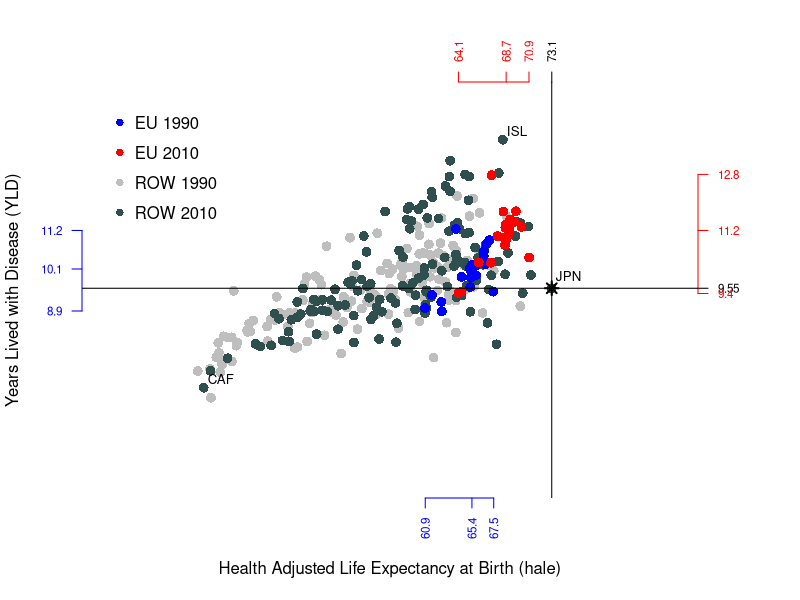
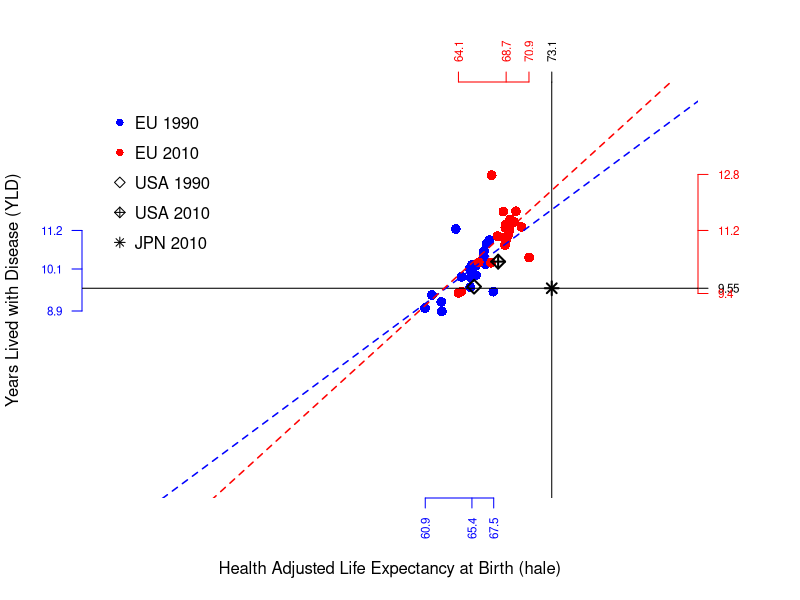
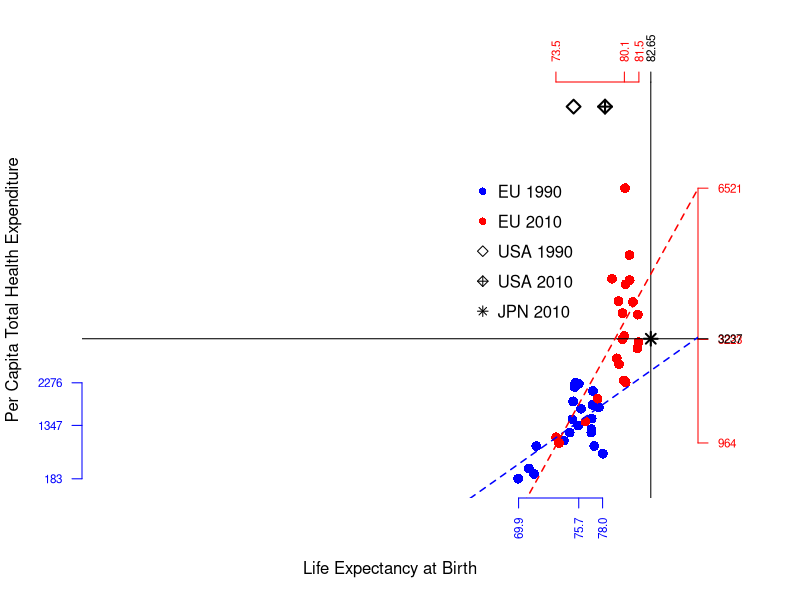
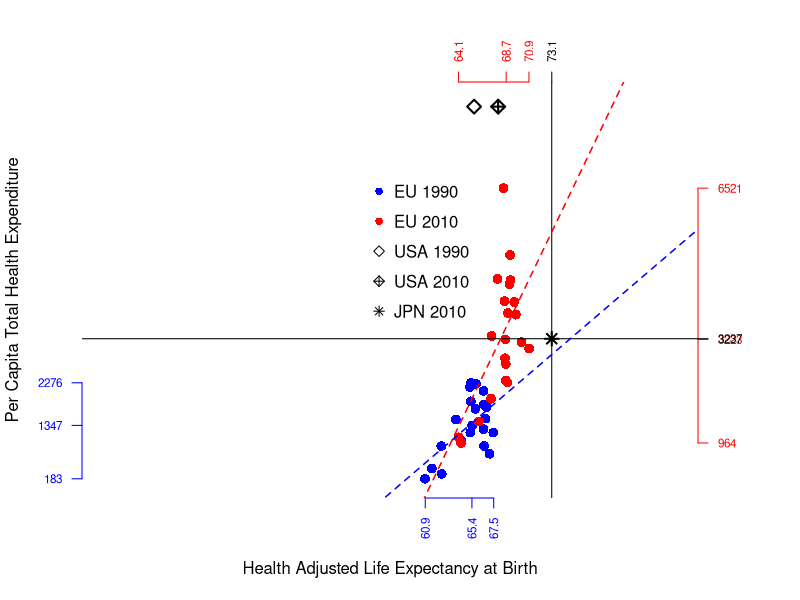
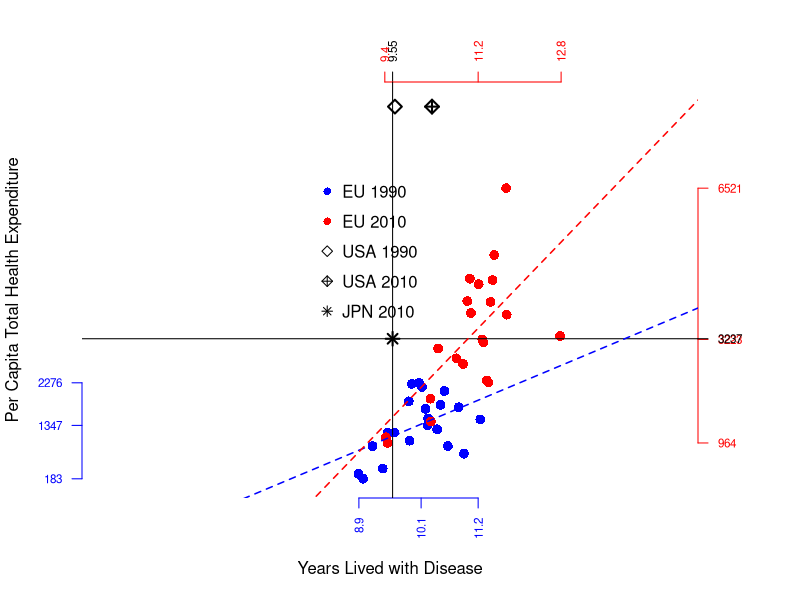
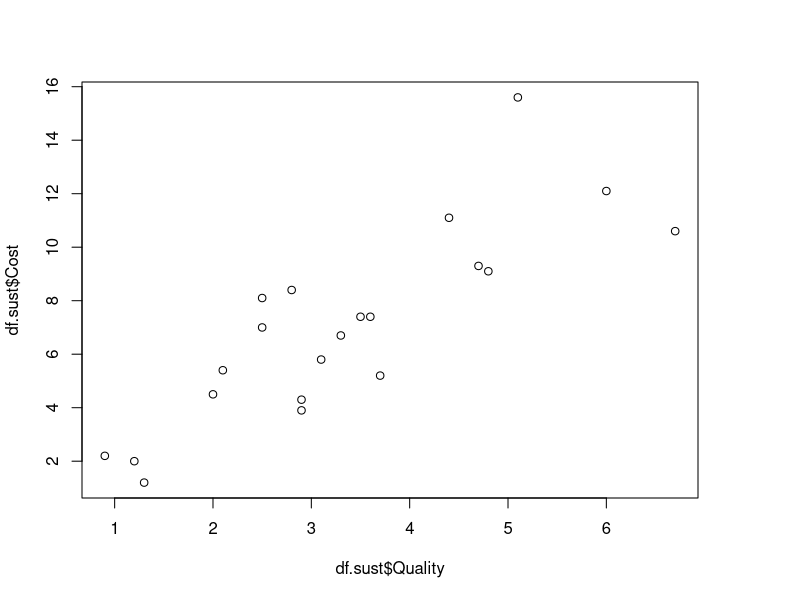
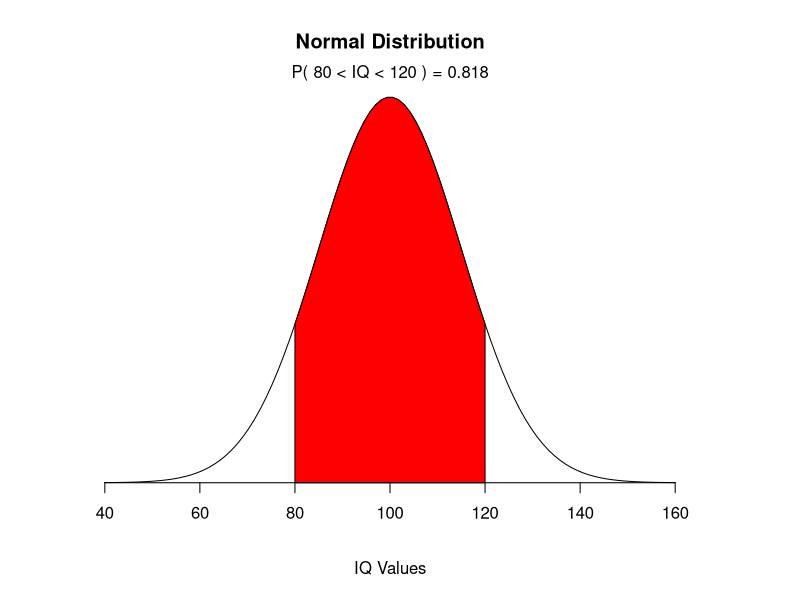

Write the R code that produced these figures, in order.
## ---- chunk 1
knitr::opts_chunk$set(echo = TRUE)
require(data.table)

## ---- chunk 2


data.EU.1990 <- read.csv("Output_EU_1990.csv")
data.EU.2010 <- read.csv("Output_EU_2010.csv")
data.ROW.1990 <- read.csv("Output_ROW_1990.csv")
data.ROW.2010 <- read.csv("Output_ROW_2010.csv")

head(data.EU.1990)
head(data.EU.2010)
head(data.ROW.1990)
head(data.ROW.2010)

attach(data.EU.1990)
attach(data.EU.2010)
attach(data.ROW.1990)
attach(data.ROW.2010)

df.EU.1990 <- data.frame(country=data.EU.1990$country, le=data.EU.1990$le, hale=data.EU.1990$hale, yld=data.EU.1990$yld, the=data.EU.1990$the)

df.EU.2010 <- data.frame(country=data.EU.2010$country, le=data.EU.2010$le,hale=data.EU.2010$hale, yld=data.EU.2010$yld, the=data.EU.2010$the)

df.ROW.1990 <- data.frame(country=data.ROW.1990$country, le=data.ROW.1990$le,hale=data.ROW.1990$hale, yld=data.ROW.1990$yld, the=data.ROW.1990$the)

df.ROW.2010 <- data.frame(country=data.ROW.2010$country, le=data.ROW.2010$le,hale=data.ROW.2010$hale, yld=data.ROW.2010$yld, the=data.ROW.2010$the)

df.EU.1990
df.EU.2010
df.ROW.1990
df.ROW.2010

ID.ROW.1 <- "JPN"
ID.ROW.2 <- "USA"

# Constant Scale in Graphs

lim.le <- c(30, 85)
lim.yld <- c(4, 15)
lim.hale <- c(30, 85)
lim.the <- c(100, 8500)

## ---- chunk 3
par(mar=c(5, 4, 4, 5) + 0.1)

plot(df.ROW.1990$hale, df.ROW.1990$yld, xlab="Health Adjusted Life Expectancy at Birth (hale)", ylab="Years Lived with Disease (YLD)", type="p", col="grey", pch = 16, cex = 1.3, lty = "solid", lwd = 2, xlim=lim.hale, ylim=lim.yld, axes=FALSE, frame.plot=FALSE)

points(df.ROW.2010$hale, df.ROW.2010$yld, col="darkslategrey", pch = 16, cex = 1.3, lty = "solid", lwd = 2)


points(df.EU.1990$hale, df.EU.1990$yld, col="blue", pch = 16, cex = 1.3, lty = "solid", lwd = 2)

points(df.EU.2010$hale, df.EU.2010$yld,  col="red", pch = 16, cex = 1.3, lty = "solid", lwd = 2)

points(df.ROW.2010$hale[df.ROW.2010$country == ID.ROW.1], df.ROW.2010$yld[df.ROW.2010$country == ID.ROW.1], col="black", pch = 8, cex = 1.3, lty = "solid", lwd = 2)

axis(1, at=c(round(min(df.EU.1990$hale), 1), round(median(df.EU.1990$hale), 1), round(max(df.EU.1990$hale), 1)), col.axis="blue", col="blue", las=2, cex.axis=0.7,  tick=-.01)

axis(3, at=round(df.ROW.2010$hale[df.ROW.2010$country == ID.ROW.1], 2), col.axis="black", col="black", las=2, cex.axis=0.7,  tick=-.01)

axis(2, at=c(round(min(df.EU.1990$yld), 1), round(median(df.EU.1990$yld), 1), round(max(df.EU.1990$yld), 1)), col.axis="blue", col="blue",las=2, cex.axis=0.7, tick=-.01)

axis(4, at=round(df.ROW.2010$yld[df.ROW.2010$country == ID.ROW.1], 2), col.axis="black", col="black", las=2, cex.axis=0.7,  tick=-.01)

axis(3, at=c(round(min(df.EU.2010$hale), 1), round(median(df.EU.2010$hale), 1), round(max(df.EU.2010$hale), 1)), col.axis="red", col="red",las=2, cex.axis=0.7,  tick=-.01)

axis(4, at=c(round(min(df.EU.2010$yld), 1), round(median(df.EU.2010$yld), 1), round(max(df.EU.2010$yld), 1)), col.axis="red", col="red", las=2, cex.axis=0.7, tick=-.01)

legend(30, 15, c("EU 1990","EU 2010","ROW 1990", "ROW 2010"), col=c("blue", "red", "grey", "darkslategrey"), bty="n", y.intersp=1.5, pch=c(16,16,16,16), cex = 1)


text(df.ROW.2010$hale[df.ROW.2010$country == ID.ROW.1], df.ROW.2010$yld[df.ROW.2010$country == ID.ROW.1]+.3, labels=paste(ID.ROW.1, ""), cex= .8, pos=4, offset = .2)

abline(h=df.ROW.2010$yld[df.ROW.2010$country == ID.ROW.1], v=df.ROW.2010$hale[df.ROW.2010$country == ID.ROW.1], lty=1, lwd=1)

ID.min = df.ROW.2010$country[df.ROW.2010$yld == min(df.ROW.2010$yld)]
ID.min

ID.max = df.ROW.2010$country[df.ROW.2010$yld == max(df.ROW.2010$yld)]
ID.max

text(df.ROW.2010$hale[df.ROW.2010$country == ID.min], df.ROW.2010$yld[df.ROW.2010$country == ID.min]+.2, labels=ID.min, cex= .8, pos=4, offset = .2)

text(df.ROW.2010$hale[df.ROW.2010$country == ID.max], df.ROW.2010$yld[df.ROW.2010$country == ID.max]+.2, labels=ID.max, cex= .8, pos=4, offset = .2)

## ---- chunk 4
par(mar=c(5, 4, 4, 5) + 0.1)

plot(df.EU.1990$hale, df.EU.1990$yld, xlab="Health Adjusted Life Expectancy at Birth (hale)", ylab="Years Lived with Disease (YLD)", col="blue", pch = 16, cex = 1.3, lty = "solid", lwd = 2, xlim=lim.hale, ylim=lim.yld, axes=FALSE, frame.plot=FALSE)

points(df.EU.2010$hale, df.EU.2010$yld,  col="red", pch = 16, cex = 1.3, lty = "solid", lwd = 2)

points(df.ROW.1990$hale[df.ROW.1990$country == ID.ROW.2], df.ROW.1990$yld[df.ROW.1990$country == ID.ROW.2],  col="black", pch = 5, cex = 1.3, lty = "solid", lwd = 2)

points(df.ROW.2010$hale[df.ROW.2010$country == ID.ROW.2], df.ROW.2010$yld[df.ROW.2010$country == ID.ROW.2],  col="black", pch = 9, cex = 1.3, lty = "solid", lwd = 2)

axis(1, at=c(round(min(df.EU.1990$hale), 1), round(median(df.EU.1990$hale), 1), round(max(df.EU.1990$hale), 1)), col.axis="blue", col="blue", las=2, cex.axis=0.7,  tick=-.01)

axis(3, at=round(df.ROW.2010$hale[df.ROW.2010$country == ID.ROW.1], 2), col.axis="black", col="black", las=2, cex.axis=0.7,  tick=-.01)

axis(2, at=c(round(min(df.EU.1990$yld), 1), round(median(df.EU.1990$yld), 1), round(max(df.EU.1990$yld), 1)), col.axis="blue", col="blue",las=2, cex.axis=0.7, tick=-.01)

axis(4, at=round(df.ROW.2010$yld[df.ROW.2010$country == ID.ROW.1], 2), col.axis="black", col="black", las=2, cex.axis=0.7,  tick=-.01)

axis(3, at=c(round(min(df.EU.2010$hale), 1), round(median(df.EU.2010$hale), 1), round(max(df.EU.2010$hale), 1)), col.axis="red", col="red",las=2, cex.axis=0.7,  tick=-.01)

axis(4, at=c(round(min(df.EU.2010$yld), 1), round(median(df.EU.2010$yld), 1), round(max(df.EU.2010$yld), 1)), col.axis="red", col="red", las=2, cex.axis=0.7, tick=-.01)

legend(30, 15, c("EU 1990","EU 2010","USA 1990", "USA 2010", "JPN 2010"), col=c("blue", "red", "black", "black", "black"), bty="n", y.intersp=1.5, pch=c(16,16, 5, 9, 8), cex = 1)

points(df.ROW.2010$hale[df.ROW.2010$country == ID.ROW.1], df.ROW.2010$yld[df.ROW.2010$country == ID.ROW.1], col="black", pch = 8, cex = 1.3, lty = "solid", lwd = 2)

abline(h=df.ROW.2010$yld[df.ROW.2010$country == ID.ROW.1], v=df.ROW.2010$hale[df.ROW.2010$country == ID.ROW.1], lty=1, lwd=1)


fun.EU.1990 <- lm(df.EU.1990$yld ~ df.EU.1990$hale)
abline(fun.EU.1990, lty = 2, col="blue", lwd=1.5)
summary(fun.EU.1990)
confint(fun.EU.1990)

fun.EU.2010 <- lm(df.EU.2010$yld ~ df.EU.2010$hale)
abline(fun.EU.2010, lty = 2, col="red", lwd=1.5)
summary(fun.EU.2010)
confint(fun.EU.2010)

## ---- chunk 5
par(mar=c(5, 4, 4, 5) + 0.1)

plot(df.EU.1990$le, df.EU.1990$the, xlab="Life Expectancy at Birth", ylab="Per Capita Total Health Expenditure", col="blue", pch = 16, cex = 1.3, lty = "solid", lwd = 2, xlim=lim.le, ylim=lim.the, axes=FALSE, frame.plot=FALSE)

points(df.EU.2010$le, df.EU.2010$the,  col="red", pch = 16, cex = 1.3, lty = "solid", lwd = 2)

points(df.ROW.1990$le[df.ROW.1990$country == ID.ROW.2], df.ROW.1990$the[df.ROW.1990$country == ID.ROW.2],  col="black", pch = 5, cex = 1.3, lty = "solid", lwd = 2)

points(df.ROW.2010$le[df.ROW.2010$country == ID.ROW.2], df.ROW.2010$the[df.ROW.2010$country == ID.ROW.2],  col="black", pch = 9, cex = 1.3, lty = "solid", lwd = 2)

legend(65, 7000, c("EU 1990","EU 2010","USA 1990", "USA 2010", "JPN 2010"), col=c("blue", "red", "black", "black", "black"), bty="n", y.intersp=1.5, pch=c(16,16, 5, 9, 8), cex = 1)

axis(1, at=c(round(min(df.EU.1990$le), 1), round(median(df.EU.1990$le), 1), round(max(df.EU.1990$le), 1)), col.axis="blue", col="blue", las=2, cex.axis=0.7,  tick=-.01)

axis(3, at=round(df.ROW.2010$le[df.ROW.2010$country == ID.ROW.1], 2), col.axis="black", col="black",las=2, cex.axis=0.7, tick=-.01)


low.the.1990 <- round(min(df.EU.1990$the), 0)
median.the.1990 <- round(median(df.EU.1990$the), 0)
high.the.1990 <- round(max(df.EU.1990$the), 0)

axis(2, at=c(low.the.1990,median.the.1990, high.the.1990), col.axis="blue", col="blue",las=2, cex.axis=0.7, tick=-.01)

axis(3, at=c(round(min(df.EU.2010$le), 1), round(median(df.EU.2010$le), 1), round(max(df.EU.2010$le), 1)), col.axis="red", col="red", las=2, cex.axis=0.7, tick=-.01)

low.the.2010 <- round(min(df.EU.2010$the), 0)
median.the.2010 <- round(median(df.EU.2010$the), 0)
high.the.2010 <- round(max(df.EU.2010$the), 0)
japan.the.2010 <- round(df.ROW.2010$the[df.ROW.2010$country == ID.ROW.1], 1)

axis(4, at=c(low.the.2010,median.the.2010, high.the.2010), col.axis="red", col="red",las=2, cex.axis=0.7, tick=-.01)

axis(4, at=japan.the.2010, col.axis="black", col="black",las=2, cex.axis=0.7, tick=-.01)

points(df.ROW.2010$le[df.ROW.2010$country == ID.ROW.1], df.ROW.2010$the[df.ROW.2010$country == ID.ROW.1], col="black", pch = 8, cex = 1.3, lty = "solid", lwd = 2)

abline(h=df.ROW.2010$the[df.ROW.2010$country == ID.ROW.1], v=df.ROW.2010$le[df.ROW.2010$country == ID.ROW.1], lty=1, lwd=1)


fun.EU.1990 <- lm(df.EU.1990$the ~ df.EU.1990$le)
abline(fun.EU.1990, lty = 2, col="blue", lwd=1.5)

fun.EU.2010 <- lm(df.EU.2010$the ~ df.EU.2010$le)
abline(fun.EU.2010, lty = 2, col="red", lwd=1.5)

summary(fun.EU.1990)
summary(fun.EU.2010)

confint(fun.EU.1990)
confint(fun.EU.2010)

## ---- chunk 6
par(mar=c(5, 4, 4, 5) + 0.1)

plot(df.EU.1990$hale, df.EU.1990$the, xlab="Health Adjusted Life Expectancy at Birth", ylab="Per Capita Total Health Expenditure", col="blue", pch = 16, cex = 1.3, lty = "solid", lwd = 2, xlim=lim.hale, ylim=lim.the, axes=FALSE, frame.plot=FALSE)

points(df.EU.2010$hale, df.EU.2010$the,  col="red", pch = 16, cex = 1.3, lty = "solid", lwd = 2)

points(df.ROW.1990$hale[df.ROW.1990$country == ID.ROW.2], df.ROW.1990$the[df.ROW.1990$country == ID.ROW.2],  col="black", pch = 5, cex = 1.3, lty = "solid", lwd = 2)

points(df.ROW.2010$hale[df.ROW.2010$country == ID.ROW.2], df.ROW.2010$the[df.ROW.2010$country == ID.ROW.2],  col="black", pch = 9, cex = 1.3, lty = "solid", lwd = 2)

legend(55, 7000, c("EU 1990","EU 2010","USA 1990", "USA 2010", "JPN 2010"), col=c("blue", "red", "black", "black", "black"), bty="n", y.intersp=1.5, pch=c(16,16, 5, 9, 8), cex = 1)

axis(1, at=c(round(min(df.EU.1990$hale), 1), round(median(df.EU.1990$hale), 1), round(max(df.EU.1990$hale), 1)), col.axis="blue", col="blue", las=2, cex.axis=0.7,  tick=-.01)

axis(3, at=round(df.ROW.2010$hale[df.ROW.2010$country == ID.ROW.1], 2), col.axis="black", col="black",las=2, cex.axis=0.7, tick=-.01)


low.the.1990 <- round(min(df.EU.1990$the), 0)
median.the.1990 <- round(median(df.EU.1990$the), 0)
high.the.1990 <- round(max(df.EU.1990$the), 0)

axis(2, at=c(low.the.1990,median.the.1990, high.the.1990), col.axis="blue", col="blue",las=2, cex.axis=0.7, tick=-.01)

axis(3, at=c(round(min(df.EU.2010$hale), 1), round(median(df.EU.2010$hale), 1), round(max(df.EU.2010$hale), 1)), col.axis="red", col="red", las=2, cex.axis=0.7, tick=-.01)

low.the.2010 <- round(min(df.EU.2010$the), 0)
median.the.2010 <- round(median(df.EU.2010$the), 0)
high.the.2010 <- round(max(df.EU.2010$the), 0)
japan.the.2010 <- round(df.ROW.2010$the[df.ROW.2010$country == ID.ROW.1], 1)

axis(4, at=c(low.the.2010,median.the.2010, high.the.2010), col.axis="red", col="red",las=2, cex.axis=0.7, tick=-.01)

axis(4, at=japan.the.2010, col.axis="black", col="black",las=2, cex.axis=0.7, tick=-.01)

points(df.ROW.2010$hale[df.ROW.2010$country == ID.ROW.1], df.ROW.2010$the[df.ROW.2010$country == ID.ROW.1], col="black", pch = 8, cex = 1.3, lty = "solid", lwd = 2)

abline(h=df.ROW.2010$the[df.ROW.2010$country == ID.ROW.1], v=df.ROW.2010$hale[df.ROW.2010$country == ID.ROW.1], lty=1, lwd=1)


fun.EU.1990 <- lm(df.EU.1990$the ~ df.EU.1990$hale)
abline(fun.EU.1990, lty = 2, col="blue", lwd=1.5)

fun.EU.2010 <- lm(df.EU.2010$the ~ df.EU.2010$hale)
abline(fun.EU.2010, lty = 2, col="red", lwd=1.5)

summary(fun.EU.1990)
summary(fun.EU.2010)

confint(fun.EU.1990)
confint(fun.EU.2010)

## ---- chunk 7
par(mar=c(5, 4, 4, 5) + 0.1)

plot(df.EU.1990$yld, df.EU.1990$the, xlab="Years Lived with Disease", ylab="Per Capita Total Health Expenditure", col="blue", pch = 16, cex = 1.3, lty = "solid", lwd = 2, xlim=lim.yld, ylim=lim.the, axes=FALSE, frame.plot=FALSE)

points(df.EU.2010$yld, df.EU.2010$the,  col="red", pch = 16, cex = 1.3, lty = "solid", lwd = 2)

points(df.ROW.1990$yld[df.ROW.1990$country == ID.ROW.2], df.ROW.1990$the[df.ROW.1990$country == ID.ROW.2],  col="black", pch = 5, cex = 1.3, lty = "solid", lwd = 2)

points(df.ROW.2010$yld[df.ROW.2010$country == ID.ROW.2], df.ROW.2010$the[df.ROW.2010$country == ID.ROW.2],  col="black", pch = 9, cex = 1.3, lty = "solid", lwd = 2)

legend(8, 7000, c("EU 1990","EU 2010","USA 1990", "USA 2010", "JPN 2010"), col=c("blue", "red", "black", "black", "black"), bty="n", y.intersp=1.5, pch=c(16,16, 5, 9, 8), cex = 1)

axis(1, at=c(round(min(df.EU.1990$yld), 1), round(median(df.EU.1990$yld), 1), round(max(df.EU.1990$yld), 1)), col.axis="blue", col="blue", las=2, cex.axis=0.7,  tick=-.01)

axis(3, at=round(df.ROW.2010$yld[df.ROW.2010$country == ID.ROW.1], 2), col.axis="black", col="black",las=2, cex.axis=0.7, tick=-.01)


low.the.1990 <- round(min(df.EU.1990$the), 0)
median.the.1990 <- round(median(df.EU.1990$the), 0)
high.the.1990 <- round(max(df.EU.1990$the), 0)

axis(2, at=c(low.the.1990,median.the.1990, high.the.1990), col.axis="blue", col="blue",las=2, cex.axis=0.7, tick=-.01)

axis(3, at=c(round(min(df.EU.2010$yld), 1), round(median(df.EU.2010$yld), 1), round(max(df.EU.2010$yld), 1)), col.axis="red", col="red", las=2, cex.axis=0.7, tick=-.01)

low.the.2010 <- round(min(df.EU.2010$the), 0)
median.the.2010 <- round(median(df.EU.2010$the), 0)
high.the.2010 <- round(max(df.EU.2010$the), 0)
japan.the.2010 <- round(df.ROW.2010$the[df.ROW.2010$country == ID.ROW.1], 1)

axis(4, at=c(low.the.2010,median.the.2010, high.the.2010), col.axis="red", col="red",las=2, cex.axis=0.7, tick=-.01)

axis(4, at=japan.the.2010, col.axis="black", col="black",las=2, cex.axis=0.7, tick=-.01)

points(df.ROW.2010$yld[df.ROW.2010$country == ID.ROW.1], df.ROW.2010$the[df.ROW.2010$country == ID.ROW.1], col="black", pch = 8, cex = 1.3, lty = "solid", lwd = 2)

abline(h=df.ROW.2010$the[df.ROW.2010$country == ID.ROW.1], v=df.ROW.2010$yld[df.ROW.2010$country == ID.ROW.1], lty=1, lwd=1)


fun.EU.1990 <- lm(df.EU.1990$the ~ df.EU.1990$yld)
abline(fun.EU.1990, lty = 2, col="blue", lwd=1.5)

fun.EU.2010 <- lm(df.EU.2010$the ~ df.EU.2010$yld)
abline(fun.EU.2010, lty = 2, col="red", lwd=1.5)

summary(fun.EU.1990)
summary(fun.EU.2010)

confint(fun.EU.1990)
confint(fun.EU.2010)

## ---- chunk 8
df.sust <- data.frame(Country=df.EU.2010$country)

df.sust$Quality <- round(((df.EU.2010$hale - df.EU.1990$hale) / (df.EU.2010$the - df.EU.1990$the)) * (df.EU.1990$the / df.EU.1990$hale), 3) *100

df.sust$Cost <- round(((df.EU.2010$yld - df.EU.1990$yld) / (df.EU.2010$the - df.EU.1990$the)) * (df.EU.1990$the / df.EU.1990$yld), 3) *100

df.sust

plot(df.sust$Quality, df.sust$Cost)

ID.EU.Quality <- df.sust$Country[df.sust$Quality == max(df.sust$Quality) & df.sust$Cost == min(df.sust$Cost)]
ID.EU.Quality

ID.EU.Cost <- df.sust$Country[df.sust$Cost == min(df.sust$Cost)]
ID.EU.Cost

print(df.sust, row.names = F)

## ---- chunk 9
# Children's IQ scores are normally distributed with a
# mean of 100 and a standard deviation of 15. What
# proportion of children are expected to have an IQ between
# 80 and 120?

mean=100; sd=15
lb=80; ub=120

x <- seq(-4,4,length=100)*sd + mean
hx <- dnorm(x,mean,sd)

plot(x, hx, type="n", xlab="IQ Values", ylab="",
  main="Normal Distribution", axes=FALSE)

i <- x >= lb & x <= ub
lines(x, hx)
polygon(c(lb,x[i],ub), c(0,hx[i],0), col="red") 

area <- pnorm(ub, mean, sd) - pnorm(lb, mean, sd)
result <- paste("P(",lb,"< IQ <",ub,") =",
   signif(area, digits=3))
mtext(result,3)
axis(1, at=seq(40, 160, 20), pos=0)
